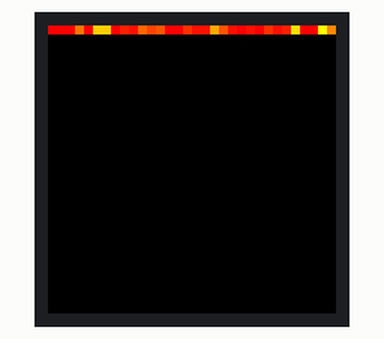
Simulated run of this sketch. Board: Arduino Uno, built with avr-gcc and run on an emulated ATmega328P. Parts: 32×32 colour display. Random numbers use the default seed unless the sketch sets one.

Above: at 0.31 s.
At 6.01 s:
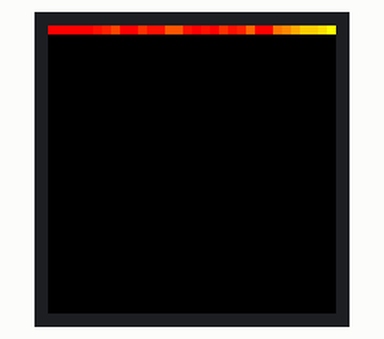
At 11.3 s:
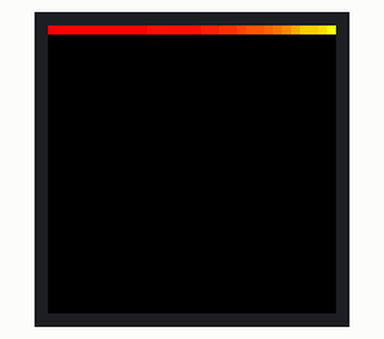
At 16.91 s:
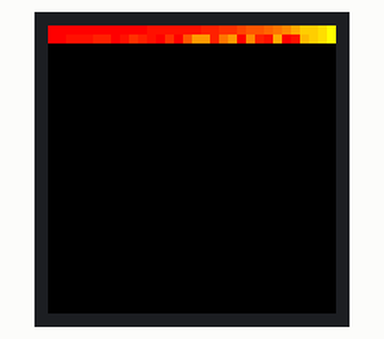
At 23.24 s:
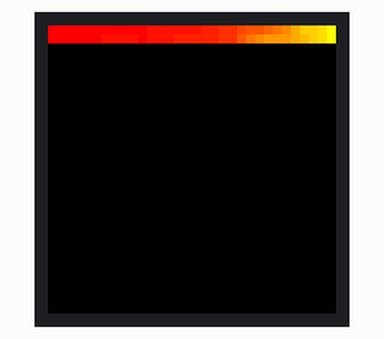
At 36.64 s:
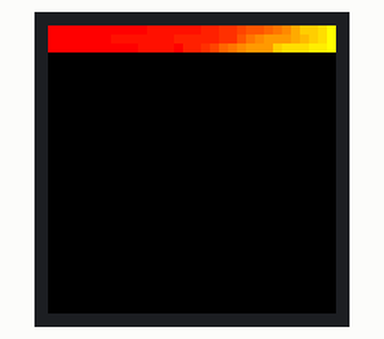

The sketch:

Straithe_PixelBubbleSort.ino
```cpp
// (licence header left out)
#include <Adafruit_GFX.h>   // Core graphics library
#include <RGBmatrixPanel.h> // Hardware-specific library
#include <stdlib.h>

// pinout for 32x32 matrix
#define CLK 11
#define OE  9
#define LAT 10
#define A   A0
#define B   A1
#define C   A2
#define D   A3

RGBmatrixPanel matrix(A, B, C, D, CLK, LAT, OE, false);

void setup()
{
  int colorArray[32];

  matrix.begin();

  for(int y = 0; y < matrix.height(); y++)
  {
    colorRow(y, colorArray);
    sortRow(y, colorArray);
  }
}

/*
 * Sets the colors for the pixels in the row.
 * int y: the row to be colored
 * int colorArray[32]: holds the pixel hue values
 */
void colorRow(int y, int colorArray[32])
{
  int hue;
  uint16_t color;

  // For each pixel in the row, set a color and
  //   add to the pixel color tracker array
  for(int x = 0; x < matrix.width(); x++)
  {
    hue = rand() % 255 + 1;
    colorArray[x] = hue;
    color = matrix.ColorHSV(hue, 255, 255, true);
    matrix.drawPixel(x, y, color);
  }
}

/*
 * Sorts a row of pixels by hue value using bubblesort.
 * int y: the row to be sorted
 * int colorArray[32]: the color tracker array
 */
void sortRow(int y, int colorArray[32])
{
  uint16_t color;
  int temporaryHue1;
  int temporaryHue2;

  for(int i = 0; i < matrix.width(); i++)
  {
    for(int x = 0; x < matrix.width()-1; x++)
    {
      if(colorArray[x] > colorArray[x+1])
      {
        //Temporarily stores the colors to be swapped.
        temporaryHue1 = colorArray[x];
        temporaryHue2 = colorArray[x+1];

        // Applies the color for the first pixel to the second pixel
        color = matrix.ColorHSV(colorArray[x], 255, 255, true);
        matrix.drawPixel(x+1, y, color);

        // Applies the color for the second pixel to the first pixel
        color = matrix.ColorHSV(colorArray[x+1], 255, 255, true);
        matrix.drawPixel(x, y, color);

        // Swaps the colors in the color tracker array to
        //   match the current color of each pixel
        colorArray[x+1]=temporaryHue1;
        colorArray[x]=temporaryHue2;

        delay(50);
      }
    }
  }
}

void loop()
{
  // do nothing
}
```

Measured:
- what the display in image 2 shows lasts 0.8 s, from 11.3 s to 12.1 s
